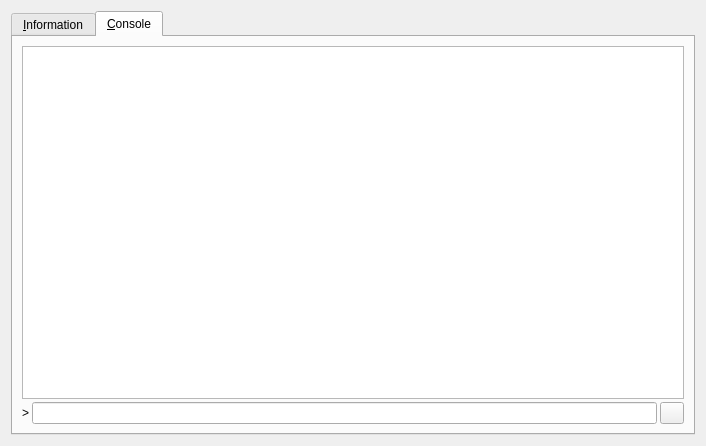
<?xml version="1.0" encoding="UTF-8"?>
<ui version="4.0">
 <class>RPCConsole</class>
 <widget class="QDialog" name="RPCConsole">
  <property name="geometry">
   <rect>
    <x>0</x>
    <y>0</y>
    <width>706</width>
    <height>446</height>
   </rect>
  </property>
  <property name="windowTitle">
   <string>VDC debug window</string>
  </property>
  <layout class="QVBoxLayout" name="verticalLayout_2">
   <item>
    <widget class="QTabWidget" name="tabWidget">
     <property name="currentIndex">
      <number>1</number>
     </property>
     <widget class="QWidget" name="tab_info">
      <attribute name="title">
       <string>&amp;Information</string>
      </attribute>
      <layout class="QGridLayout" name="gridLayout" columnstretch="0,1">
       <property name="horizontalSpacing">
        <number>12</number>
       </property>
       <item row="1" column="0">
        <widget class="QLabel" name="label_5">
         <property name="text">
          <string>Client name</string>
         </property>
        </widget>
       </item>
       <item row="1" column="1">
        <widget class="QLabel" name="clientName">
         <property name="text">
          <string>N/A</string>
         </property>
         <property name="textFormat">
          <enum>Qt::PlainText</enum>
         </property>
         <property name="textInteractionFlags">
          <set>Qt::LinksAccessibleByMouse|Qt::TextSelectableByKeyboard|Qt::TextSelectableByMouse</set>
         </property>
        </widget>
       </item>
       <item row="2" column="0">
        <widget class="QLabel" name="label_6">
         <property name="text">
          <string>Client version</string>
         </property>
        </widget>
       </item>
       <item row="2" column="1">
        <widget class="QLabel" name="clientVersion">
         <property name="text">
          <string>N/A</string>
         </property>
         <property name="textFormat">
          <enum>Qt::PlainText</enum>
         </property>
         <property name="textInteractionFlags">
          <set>Qt::LinksAccessibleByMouse|Qt::TextSelectableByKeyboard|Qt::TextSelectableByMouse</set>
         </property>
        </widget>
       </item>
       <item row="0" column="0">
        <widget class="QLabel" name="label_9">
         <property name="font">
          <font>
           <weight>75</weight>
           <bold>true</bold>
          </font>
         </property>
         <property name="text">
          <string>VDC Core</string>
         </property>
        </widget>
       </item>
       <item row="4" column="0">
        <widget class="QLabel" name="label_11">
         <property name="font">
          <font>
           <weight>75</weight>
           <bold>true</bold>
          </font>
         </property>
         <property name="text">
          <string>Network</string>
         </property>
        </widget>
       </item>
       <item row="5" column="0">
        <widget class="QLabel" name="label_7">
         <property name="text">
          <string>Number of connections</string>
         </property>
        </widget>
       </item>
       <item row="5" column="1">
        <widget class="QLabel" name="numberOfConnections">
         <property name="text">
          <string>N/A</string>
         </property>
         <property name="textFormat">
          <enum>Qt::PlainText</enum>
         </property>
         <property name="textInteractionFlags">
          <set>Qt::LinksAccessibleByMouse|Qt::TextSelectableByKeyboard|Qt::TextSelectableByMouse</set>
         </property>
        </widget>
       </item>
       <item row="6" column="0">
        <widget class="QLabel" name="label_8">
         <property name="text">
          <string>On testnet</string>
         </property>
        </widget>
       </item>
       <item row="6" column="1">
        <widget class="QCheckBox" name="isTestNet">
         <property name="enabled">
          <bool>false</bool>
         </property>
         <property name="text">
          <string/>
         </property>
        </widget>
       </item>
       <item row="7" column="0">
        <widget class="QLabel" name="label_10">
         <property name="font">
          <font>
           <weight>75</weight>
           <bold>true</bold>
          </font>
         </property>
         <property name="text">
          <string>Block chain</string>
         </property>
        </widget>
       </item>
       <item row="8" column="0">
        <widget class="QLabel" name="label_3">
         <property name="text">
          <string>Current number of blocks</string>
         </property>
        </widget>
       </item>
       <item row="8" column="1">
        <widget class="QLabel" name="numberOfBlocks">
         <property name="text">
          <string>N/A</string>
         </property>
         <property name="textFormat">
          <enum>Qt::PlainText</enum>
         </property>
         <property name="textInteractionFlags">
          <set>Qt::LinksAccessibleByMouse|Qt::TextSelectableByKeyboard|Qt::TextSelectableByMouse</set>
         </property>
        </widget>
       </item>
       <item row="9" column="0">
        <widget class="QLabel" name="label_4">
         <property name="text">
          <string>Estimated total blocks</string>
         </property>
        </widget>
       </item>
       <item row="9" column="1">
        <widget class="QLabel" name="totalBlocks">
         <property name="text">
          <string>N/A</string>
         </property>
         <property name="textFormat">
          <enum>Qt::PlainText</enum>
         </property>
         <property name="textInteractionFlags">
          <set>Qt::LinksAccessibleByMouse|Qt::TextSelectableByKeyboard|Qt::TextSelectableByMouse</set>
         </property>
        </widget>
       </item>
       <item row="10" column="0">
        <widget class="QLabel" name="label_2">
         <property name="text">
          <string>Last block time</string>
         </property>
        </widget>
       </item>
       <item row="10" column="1">
        <widget class="QLabel" name="lastBlockTime">
         <property name="text">
          <string>N/A</string>
         </property>
         <property name="textFormat">
          <enum>Qt::PlainText</enum>
         </property>
         <property name="textInteractionFlags">
          <set>Qt::LinksAccessibleByMouse|Qt::TextSelectableByKeyboard|Qt::TextSelectableByMouse</set>
         </property>
        </widget>
       </item>
       <item row="11" column="0">
        <spacer name="verticalSpacer">
         <property name="orientation">
          <enum>Qt::Vertical</enum>
         </property>
         <property name="sizeHint" stdset="0">
          <size>
           <width>20</width>
           <height>40</height>
          </size>
         </property>
        </spacer>
       </item>
       <item row="3" column="0">
        <widget class="QLabel" name="label_12">
         <property name="text">
          <string>Build date</string>
         </property>
        </widget>
       </item>
       <item row="3" column="1">
        <widget class="QLabel" name="buildDate">
         <property name="text">
          <string>N/A</string>
         </property>
        </widget>
       </item>
      </layout>
     </widget>
     <widget class="QWidget" name="tab_console">
      <attribute name="title">
       <string>&amp;Console</string>
      </attribute>
      <layout class="QVBoxLayout" name="verticalLayout_3">
       <property name="spacing">
        <number>3</number>
       </property>
       <item>
        <widget class="QTextEdit" name="messagesWidget">
         <property name="minimumSize">
          <size>
           <width>0</width>
           <height>100</height>
          </size>
         </property>
         <property name="readOnly">
          <bool>true</bool>
         </property>
         <property name="tabKeyNavigation" stdset="0">
          <bool>false</bool>
         </property>
         <property name="columnCount" stdset="0">
          <number>2</number>
         </property>
        </widget>
       </item>
       <item>
        <layout class="QHBoxLayout" name="horizontalLayout">
         <property name="spacing">
          <number>3</number>
         </property>
         <item>
          <widget class="QLabel" name="label">
           <property name="text">
            <string>&gt;</string>
           </property>
          </widget>
         </item>
         <item>
          <widget class="QLineEdit" name="lineEdit"/>
         </item>
         <item>
          <widget class="QPushButton" name="clearButton">
           <property name="maximumSize">
            <size>
             <width>24</width>
             <height>24</height>
            </size>
           </property>
           <property name="toolTip">
            <string>Clear console</string>
           </property>
           <property name="text">
            <string/>
           </property>
           <property name="icon">
            <iconset resource="../bitcoin.qrc">
             <normaloff>:/icons/remove</normaloff>:/icons/remove</iconset>
           </property>
           <property name="shortcut">
            <string notr="true">Ctrl+L</string>
           </property>
           <property name="autoDefault">
            <bool>false</bool>
           </property>
          </widget>
         </item>
        </layout>
       </item>
      </layout>
     </widget>
    </widget>
   </item>
  </layout>
 </widget>
 <resources>
  <include location="../bitcoin.qrc"/>
 </resources>
 <connections/>
</ui>
